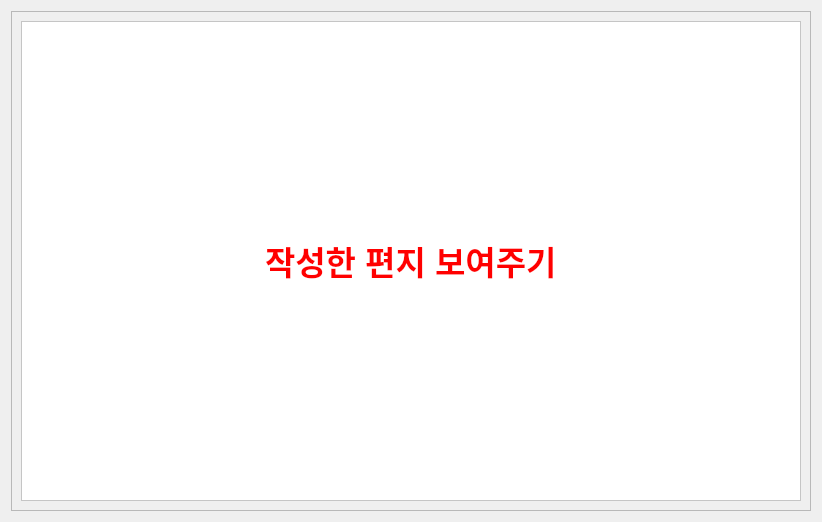
            <widget class="QWidget" name="page_5">
             <property name="styleSheet">
              <string notr="true"/>
             </property>
             <layout class="QVBoxLayout" name="verticalLayout_67">
              <item alignment="Qt::AlignHCenter|Qt::AlignVCenter">
               <widget class="QFrame" name="frame_64">
                <property name="minimumSize">
                 <size>
                  <width>800</width>
                  <height>500</height>
                 </size>
                </property>
                <property name="frameShape">
                 <enum>QFrame::StyledPanel</enum>
                </property>
                <property name="frameShadow">
                 <enum>QFrame::Raised</enum>
                </property>
                <layout class="QVBoxLayout" name="verticalLayout_79">
                 <item>
                  <widget class="QFrame" name="frame_95">
                   <property name="styleSheet">
                    <string notr="true">background-color:white;</string>
                   </property>
                   <property name="frameShape">
                    <enum>QFrame::StyledPanel</enum>
                   </property>
                   <property name="frameShadow">
                    <enum>QFrame::Raised</enum>
                   </property>
                   <layout class="QVBoxLayout" name="verticalLayout_82">
                    <item alignment="Qt::AlignHCenter|Qt::AlignVCenter">
                     <widget class="QLabel" name="label_28">
                      <property name="font">
                       <font>
                        <pointsize>25</pointsize>
                        <weight>75</weight>
                        <bold>true</bold>
                       </font>
                      </property>
                      <property name="styleSheet">
                       <string notr="true">color:red;</string>
                      </property>
                      <property name="text">
                       <string>작성한 편지 보여주기</string>
                      </property>
                     </widget>
                    </item>
                   </layout>
                  </widget>
                 </item>
                </layout>
               </widget>
              </item>
             </layout>
            </widget>
